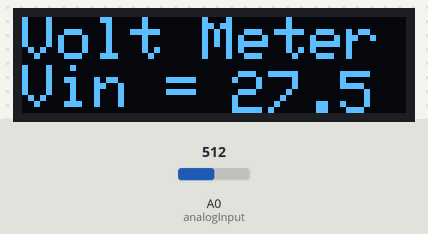
Recording of a sketch running on a simulated Arduino Uno, built with avr-gcc and run on an emulated ATmega328P. Shown: 128×32 one-colour display. The test bench sets the inputs (shaded band); at power-on: A0 (analogInput) = 512. What the sketch prints to the serial monitor is not drawn.

Above: at 1.2 s.
1.3 s: A0 (analogInput) set to 716
At 2.7 s:
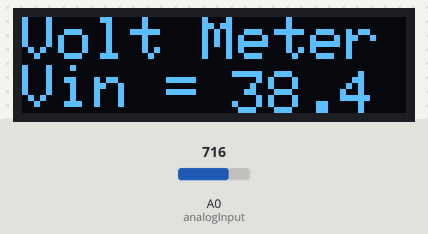
3.1 s: A0 (analogInput) set to 900
At 4.3 s:
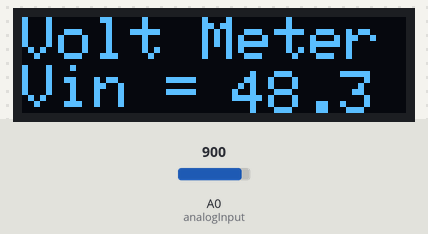
4.6 s: A0 (analogInput) set to 1023
At 6.0 s:
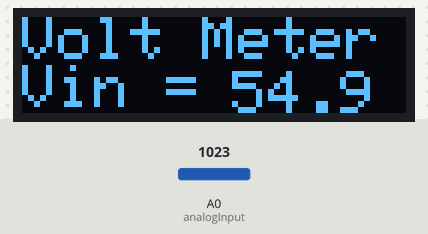
Timing chart, 0 to 7.6 s (numbered marks = the images above; inputs shaded):
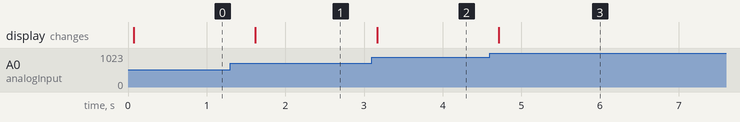

The sketch:

Simple_Arduino_Voltmeter.ino
```cpp
#include <SPI.h>
#include <Wire.h>
#include <Adafruit_GFX.h> // Graphics Library
#include <Adafruit_SSD1306.h> //OLED Library


int analogInput = 0;
float vout = 0.0;
float vin = 0.0;
float R1 = 1000000.0; // resistance of R1 (1M)
float R2 = 100000.0; // resistance of R2 (100K)
int value = 0;

#define OLED_RESET 4
Adafruit_SSD1306 display(OLED_RESET);

void setup(){
   Serial.begin(9600);
   pinMode(analogInput, INPUT);
   display.begin(SSD1306_SWITCHCAPVCC, 0x3C);  // initialize with the I2C addr 0x3C (for the 128x32)
   display.clearDisplay();  // Clear the buffer.
   display.setTextSize(2);   // text display Voltmeter
   display.setTextColor(WHITE);
   display.setCursor(0,0);
   display.print("Volt Meter");
   display.display();
   display.setTextSize(2);
   display.setTextColor(WHITE);
   display.print("Vin = ");
   display.display();
   Serial.print("got this far!");

}
void loop(){
   value = analogRead(analogInput); // read analog input
   vout = (value * 5.0) / 1024.0; //
   vin = vout / (R2/(R1+R2));
   if (vin<0.09) {
   vin=0.0;// make zero

}
   display.setTextSize(2);   // text display Voltmeter
   display.setTextColor(WHITE,BLACK);
   display.setCursor(70,18);
   display.print(vin);
   display.setTextColor(WHITE);
   display.setCursor(70,18);
   display.print(vin);
   display.display();
   delay(500);
}
```

Measured:
- after the input at 1.3 s, the display: changes after 0.32 s (image 1)
- after the input at 3.1 s, the display: changes after 0.06 s (image 2)
- after the input at 4.6 s, the display: changes after 0.11 s (image 3)
